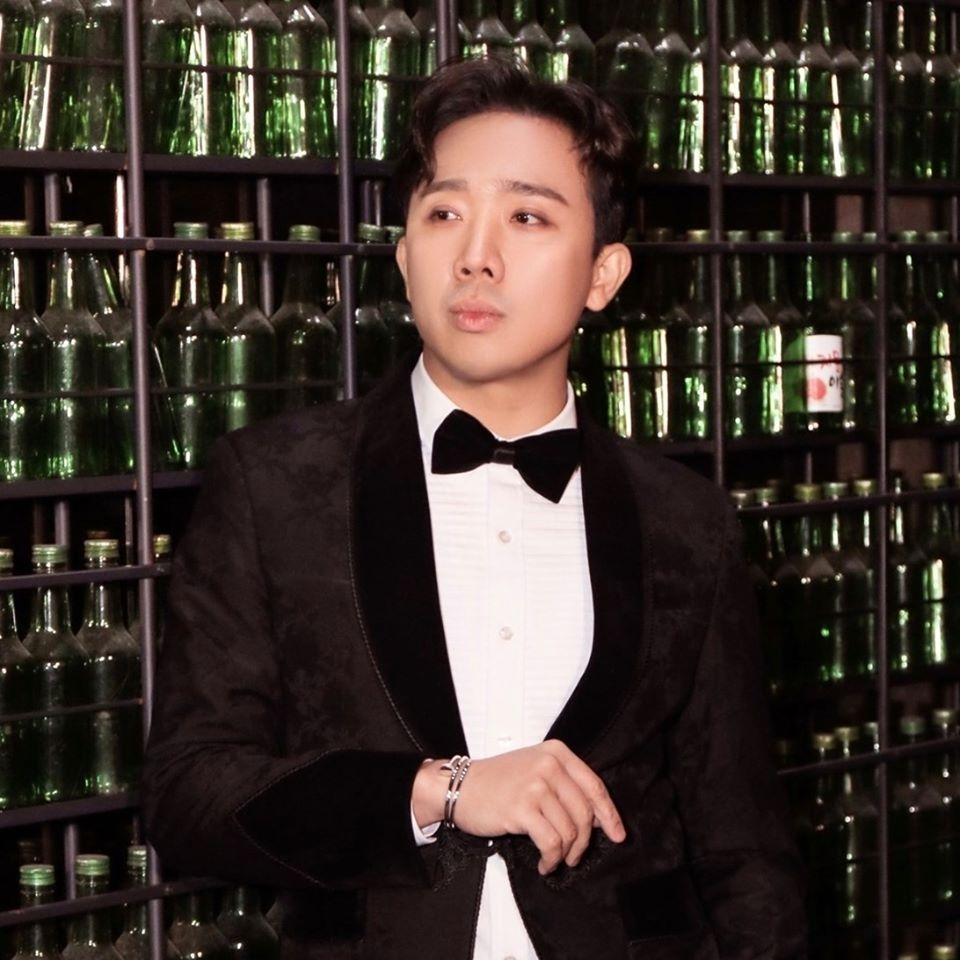
#> input picture Face-Recognition/TestImages/Tt1.jpg, 960 x 960 px, found by its file name
$ python tester.py
#> lines starting #> are read from the running program, lines starting #| are printed output that depends on the picture
### Face-Recognition/faceRecognition.py
import cv2
import os
import numpy as np

def faceDetection(test_img):
    gray_img=cv2.cvtColor(test_img, cv2.COLOR_BGR2GRAY)
    face_haar_cascade=cv2.CascadeClassifier('/Users/duongkhieu/documents/face-recognition/haarcascade_frontalface_default.xml')
    faces=face_haar_cascade.detectMultiScale(gray_img,scaleFactor=1.32, minNeighbors=5)

    return faces, gray_img

def labels_for_training_data(directory):
    faces=[]
    faceID=[]

    for path, subdirnames, filenames in os.walk(directory):
        for filename in filenames:
            if filename.startswith("."):
                print("Skipping system file")
                continue

            id=os.path.basename(path)
            img_path=os.path.join(path, filename)
            print("img_path", img_path)
            print("id:", id)
            test_img=cv2.imread(img_path)
            if test_img is None:
                print("Image not loaded properly")
                continue

            faces_rect, gray_img=faceDetection(test_img)
            if len(faces_rect) != 1:
                continue

            (x,y,w,h)=faces_rect[0]
            roi_gray=gray_img[y:y+w,x:x+h]
            faces.append(roi_gray)
            faceID.append(int(id))

    return faces,faceID

def train_classifier(faces, faceID):
    face_recognizer=cv2.face.LBPHFaceRecognizer_create()
    face_recognizer.train(faces, np.array(faceID))
    return face_recognizer

def draw_rect(test_img, face):
    (x, y, w, h)=face
    cv2.rectangle(test_img,(x,y),(x+w, y+h), (255,0,0),thickness=5)

def put_text(test_img, text, x, y):
    cv2.putText(test_img, text,(x, y), cv2.FONT_HERSHEY_DUPLEX, 5,(255,0,0), 6)

### Face-Recognition/tester.py
import cv2
import os
import numpy as np
import faceRecognition as fr

test_img=cv2.imread('/Users/duongkhieu/documents/face-recognition/testimages/Tt1.jpg')
#> test_img is the input picture: shape (960, 960, 3); mean B, G, R 43.9, 50.5, 60.5
faces_detected, gray_img=fr.faceDetection(test_img)
#> in faceDetection, `gray_img=cv2.cvtColor(test_img, cv2.COLOR_BGR2GRAY)`:
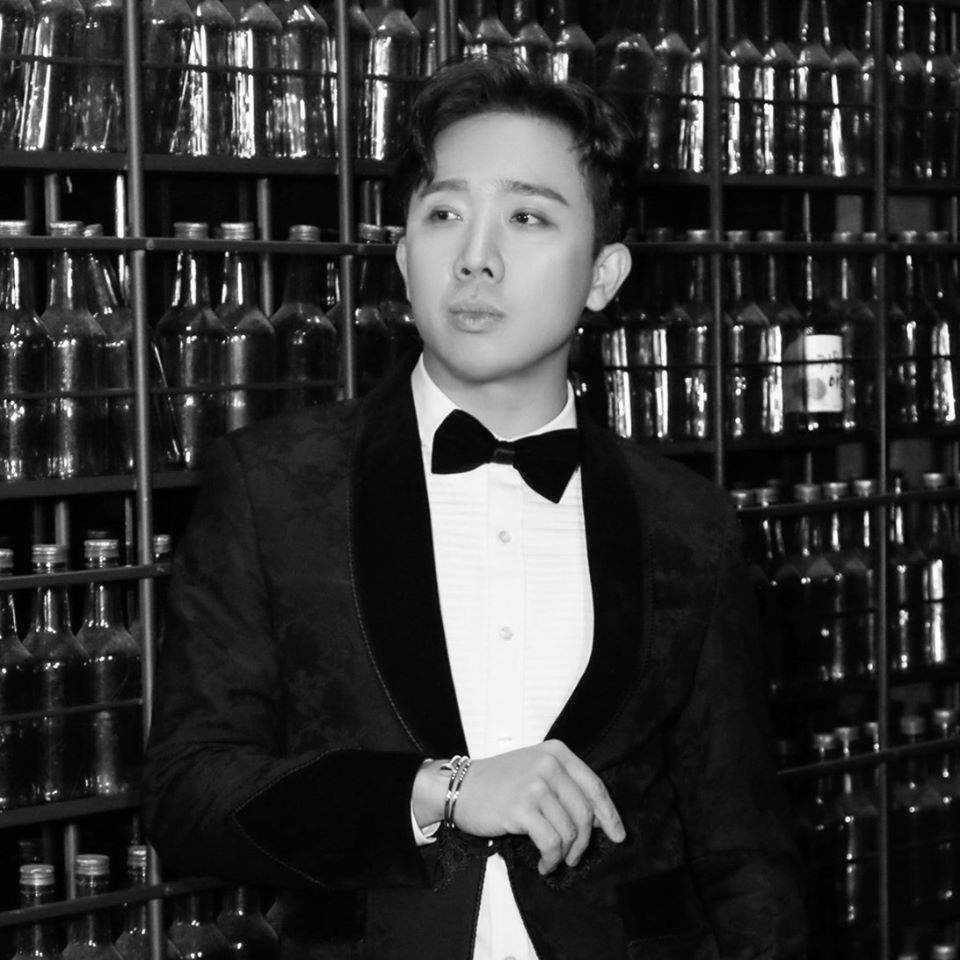
#> gray_img: shape (960, 960); min 0, max 255, mean 52.7
#> in faceDetection, `faces=face_haar_cascade.detectMultiScale(gray_img,scaleFactor=1.32, mi..`: faces = [[366, 121, 245, 245]]
#> faces_detected = [[366, 121, 245, 245]]
print("faces_detected:", faces_detected)
#| faces_detected: [[366 121 245 245]]
#> pass 2 of the loop in labels_for_training_data, `for path, subdirnames, filenames in os.walk(directory):`:
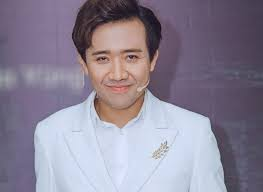
#> input picture Face-Recognition/trainingImages/0/TranThanh1.jpeg, 263 x 192 px
#> in labels_for_training_data, test_img is the input picture: shape (192, 263, 3); mean B, G, R 149.8, 132.4, 139.8
#> in faceDetection (call 2), `gray_img=cv2.cvtColor(test_img, cv2.COLOR_BGR2GRAY)`:
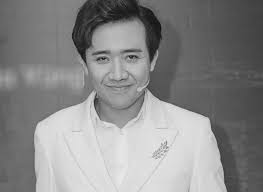
#> gray_img: shape (192, 263); min 12, max 242, mean 136.6
#> faces = [[77, 26, 82, 82]]
#> in labels_for_training_data, `(x,y,w,h)=faces_rect[0]`: x = 77; y = 26; w = 82
#> in labels_for_training_data, `roi_gray=gray_img[y:y+w,x:x+h]`:
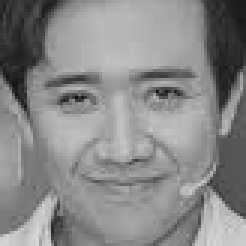
#> roi_gray: shape (82, 82) (shown 3 times larger); min 14, max 219, mean 136.4

# [7 lines of commented-out code are left out]

faces, faceID=fr.labels_for_training_data('/Users/duongkhieu/documents/face-recognition/trainingImages')
face_recognizer=fr.train_classifier(faces, faceID)
name={0:"T", 1:"G"}

for face in faces_detected:
    (x, y, w, h)=face
    roi_gray=gray_img[y:y+h, x:x+h]
    label, confidence=face_recognizer.predict(roi_gray)
    print("confidence:", confidence)
    print("Label:", label)
    fr.draw_rect(test_img, face)
    predicted_name=name[label]
    fr.put_text(test_img,predicted_name,x,y)
#> this loop made 1 pass
#> pass 1, `roi_gray=gray_img[y:y+h, x:x+h]`:
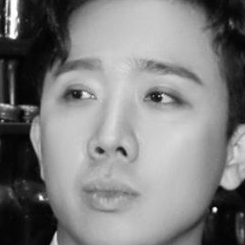
#> roi_gray: shape (245, 245); min 1, max 255, mean 126.7

resized_img=cv2.resize(test_img, (1000, 700))
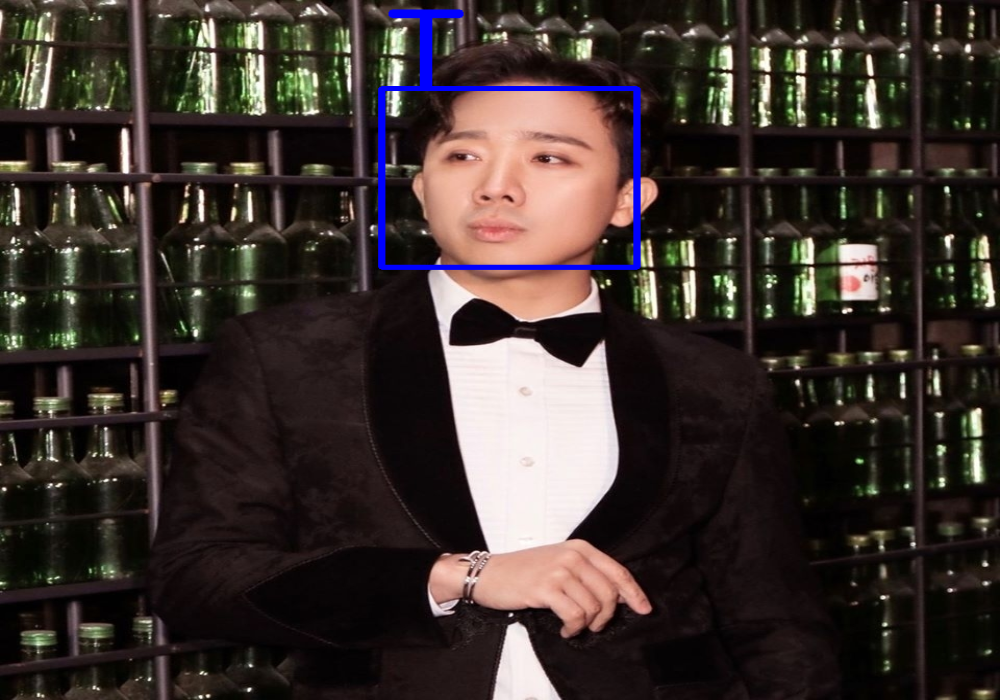
#> resized_img: shape (700, 1000, 3); mean B, G, R 45.8, 49.8, 59.6
cv2.imshow("face dtection tutorial", resized_img)
cv2.waitKey(0)
cv2.destroyAllWindows()
